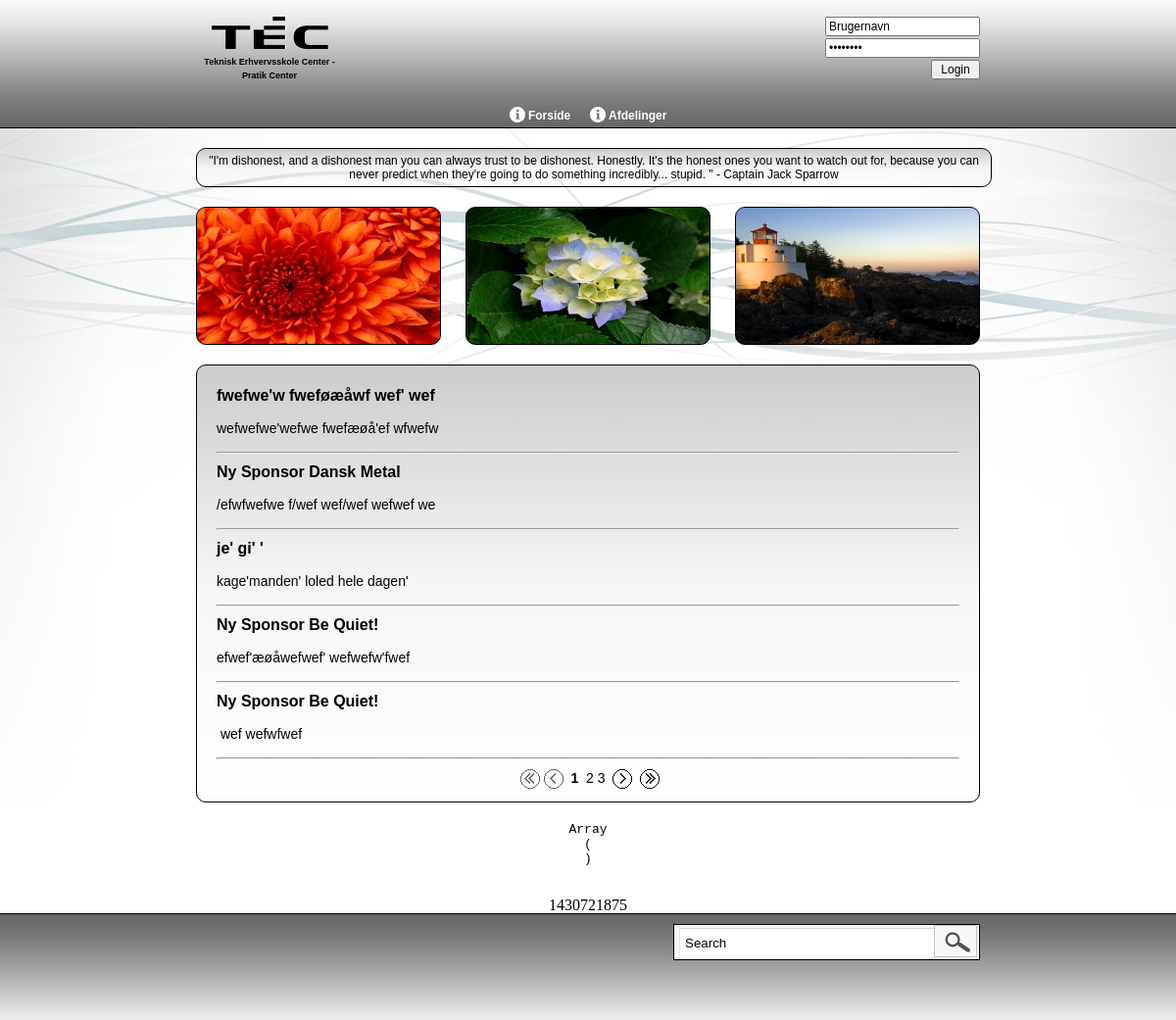
/Site/index.php, run on the app's committed database.
### tables this page shows
CREATE TABLE IF NOT EXISTS `main_menu_cat` (
  `id` int(11) NOT NULL,
  `menu_cat_name` varchar(255) NOT NULL,
  `sort_nr` int(11) NOT NULL,
  `icon` text
);

CREATE TABLE IF NOT EXISTS `quotes` (
  `id` int(11) NOT NULL,
  `quote` varchar(255) NOT NULL,
  `date` int(2) NOT NULL
);

CREATE TABLE IF NOT EXISTS `images` (
  `image_id` int(11) NOT NULL,
  `image_navn` varchar(255) NOT NULL,
  `image_small` text NOT NULL,
  `image_big` text NOT NULL,
  `image_date` int(11) NOT NULL,
  `fk_album_id` int(11) NOT NULL
);

CREATE TABLE IF NOT EXISTS `news` (
  `id` int(11) NOT NULL,
  `titel` varchar(255) NOT NULL,
  `txt` text NOT NULL,
  `date` int(11) NOT NULL
);

### Site/include/navbox.php (the view, shortened to what this page needs)
<nav>
    <ul>
        <?php
            $nav_sql="SELECT * FROM main_menu_cat" ;
            $nav_result= mysqli_query($db_conn, $nav_sql) or die (mysqli_error($db_conn));
            while ($nav_row= mysqli_fetch_assoc($nav_result))
            {
                $nav_cat_id=$nav_row['id'];
                if($nav_row['icon']==NULL)
                {
                    $nav_image='<img src="img/icons/003w.png" />';
                }
                else
                {
                    $nav_image="<img src='".$nav_row['icon']."' />";
                } ?>
                <li>
                    <?php echo $nav_image.' '; echo $nav_row['menu_cat_name']; ?>
                    <?php
                    $sub_nav_sql = "select * from main_menu_subcat Where fk_menu_cat_id = '$nav_cat_id'";
                    $sub_nav_resut = mysqli_query($db_conn, $sub_nav_sql) or die (mysql_error());
                    while($page_row = mysqli_fetch_assoc($sub_nav_resut))
                    {
                        $sub_cat_id=$page_row['id'];
                        if($page_row['icon']==NULL)
                        {
                            $nav_image='<img src="img/icons/003w.png" />';
                        }
                        else
                        {
                            $nav_image="<img src='".$page_row['icon']."' />";
                        } ?>
                                <?php
                                $sub_nav_sql = "select * from main_menu_subsubcat Where fk_menu_subcat_id = '$sub_cat_id'";
                                $sub_nav_resut = mysqli_query($db_conn, $sub_nav_sql) or die (mysql_error());
                                {?>
                        <?php   }
                    }?>
                </li>
<?php       }?>
    </ul>
</nav>

### Site/include/random_quote.php (shortened to what this page needs)
<div style="max-width:790px;">
<?php
	$month_day = date('j');
	$sql = "SELECT * FROM quotes WHERE date != '0'";
		$result = mysqli_query($db_conn,$sql) or die (mysqli_error($db_conn));
		$row = mysqli_fetch_assoc($result);
		$rows = mysqli_num_rows($result);
		$quote_date = $row['date'];
	if ($rows == '0')
	{
		$sql = "SELECT * FROM quotes ORDER BY RAND() LIMIT 1";
			$result = mysqli_query($db_conn,$sql) or die (mysqli_error($db_conn));
			$row = mysqli_fetch_assoc($result);
			$quote_id = $row['id'];
		echo $row['quote'];
		$sql = "UPDATE quotes SET date = '$month_day' WHERE id = '$quote_id'";
			mysqli_query($db_conn,$sql) or die (mysqli_error($db_conn));
	}
	else
	if ($quote_date == $month_day)
	{
		echo $row['quote'];
	}
?>
</div>

### Site/include/tre_random_pics.php (shortened to what this page needs)
      <?php
      	$counter_2 = 0;
	$random_image_sql = "SELECT * FROM images ORDER BY RAND() LIMIT 3";
	$random_image_result = mysqli_query($db_conn,$random_image_sql) or die (mysqli_error($db_conn));
	while ($random_image_row = mysqli_fetch_assoc($random_image_result))
	{
		if($counter_2 == 0)
		{
			$box_id = 'smalltextboxleft';
		}
		else if($counter_2 == 1)
		{
			$box_id = 'smalltextboxmid';
		}
		else if($counter_2 == 2)
		{
			$box_id = 'smalltextboxright';
		}
		?>
          <div style=" background:url(<?php echo $random_image_row['image_small']; ?>)" id="<?php echo $box_id; ?>"></div>
          <?php
	$counter_2 ++;
	}
?>

### Site/include/news.php
<?php
	$news_sql = "SELECT * FROM news";
	$news_result = mysqli_query($db_conn, $news_sql) or die (mysqli_error($db_conn));
	$total_records = mysqli_num_rows($news_result);
	$scroll_page = 10;
	$per_page = 5;
	if(isset($_GET['npage']))
	{
		$current_page = strip_tags($_GET['npage']);
	}
	else
	{
		$current_page = 1;
	}
	$pager_url = "index.php?page=$page&npage=";
	$inactive_page_tag = 'id="current_page"';
	$previous_page_text = '&nbsp;<img style="vertical-align:bottom;" src="img/a2-prev.png" />&nbsp;';
	$next_page_text = '<img src="img/a3-next.png" style="vertical-align:bottom;" />&nbsp; ';
	$first_page_text = '<img src="img/a1-first.png" style="vertical-align:bottom;" />';
	$last_page_text = '<img src="img/a4-last.png" style="vertical-align:bottom;" />';
	$pager_url_last = ' ';
	$kgPagerOBJ = new kgPager();
	$kgPagerOBJ -> pager_set($pager_url , $total_records , $scroll_page , $per_page , $current_page , $inactive_page_tag , $previous_page_text , $next_page_text , $first_page_text , $last_page_text , $pager_url_last);
	$albums_result = mysqli_query($db_conn,$news_sql." ORDER BY id DESC LIMIT ".$kgPagerOBJ -> start.", ".$kgPagerOBJ -> per_page."");
	while ($news_row = mysqli_fetch_assoc($albums_result))
	{
?>
    <div class="drop_shadow" id="news_text">
		<?php echo '<h2>'.$news_row['titel'].' </h2>'; ?>
		<?php echo '<p>'.$news_row['txt'].'</p>'; ?>
        <hr/>
    </div>
    <?php }
	echo '<center><div style="clear:both; height:15px; width:700px;">';
      if($current_page > 1)
	  {
		  echo '<p style="display:inline; ">'.$kgPagerOBJ -> first_page.'</p>' ;
		  echo '<p style="display:inline; ">'.$kgPagerOBJ -> previous_page.'</p>' ;
	  }
	  else
	  {
		  echo '<p style="display:inline;">&nbsp;<img style="vertical-align:bottom;" src="img/d1-first.png" />&nbsp;</p>';
		  echo '<p style="display:inline;"><img src="img/d2-prev.png" style="vertical-align:bottom;" />&nbsp;</p>';
	  }
	  echo '<p style="display:inline; line-height: 22px; ">'.$kgPagerOBJ -> page_links.'</p>' ;
	  if($current_page >= $kgPagerOBJ -> total_pages)
	  {
		  echo '<p style="display:inline;">&nbsp;<img src="img/d3-next.png" style="vertical-align:bottom;" />&nbsp;</p>';
		  echo '<p style="display:inline;"><img src="img/d4-last.png" style="vertical-align:bottom;" />&nbsp;</p>';
	  }
	  else
	  {
		  echo '<p style="display:inline;">'.$kgPagerOBJ -> next_page.'</p>' ;
		  echo '<p style="display:inline;">'.$kgPagerOBJ -> last_page.'</p>' ;
	  }
      echo '</div></center>';
	 ?>

### Site/style.css (style rules this page uses)
html, body { background: #fff url(img/bg.png) center top repeat-x; height: 100%; position: relative; margin: 0; padding: 0 }
#smalltextboxleft { height: auto; min-height: 139px; width: 248px; border-radius: 10px; border: 1px solid #000; float: left }
#smalltextboxmid { height: auto; min-height: 139px; width: 248px; border-radius: 10px; border: 1px solid #000; float: left; margin-left: 25px; }
#smalltextboxright { height: auto; min-height: 139px; width: 248px; border-radius: 10px; border: 1px solid #000; float: right; }
img { max-width: 100%; height: auto; width: auto\9; }
h2 { font-family: Verdana, Geneva, sans-serif; font-size: 16px; margin-top: 0px; margin-right: 0px; margin-bottom: 5px; margin-left: 0px; line-height: 21px; text-decoration: none }
p { font-family: Verdana, Geneva, sans-serif; font-size: 14px; line-height: 19px; text-decoration: none }
html { overflow-y: scroll }

### Site/css/nav-style.css (style rules this page uses)
nav { font-family: Verdana, Geneva, sans-serif; font-size: 12px; line-height: normal; margin: 0px; padding: 0px; white-space: nowrap; text-align: center; font-weight: bold; text-shadow: 1px 1px #666; clear: both; float: left; width: 800px; margin-top: 3px; }
nav ul { margin: 0px; padding: 0px; border: 0px; list-style: none; position: relative; display: inline-table; }
nav ul li { color: #fff; }
nav ul img { width: 16px; height: 16px; vertical-align: text-bottom; }
nav ul:after { content: ""; clear: both; display: block; }
nav ul li { float: left; }
nav ul li { padding: 5px 10px; }

### data on the page
main_menu_cat: menu_cat_name "Forside"
main_menu_cat: menu_cat_name "Afdelinger"
quotes: quote "\"I'm dishonest, and a dishonest man you can always trust to be dishonest. Honestly. It's the honest ones you want to watch out for, because you can never predict when they're going to do something incredibly... stupid. \" - Captain Jack Sparrow"
images: image_small (picture)
images: image_small (picture)
images: image_small (picture)
news: titel "fwefwe'w fweføæåwf wef' wef", txt "wefwefwe'wefwe fwefæøå'ef wfwefw"
news: titel "Ny Sponsor Dansk Metal", txt "/efwfwefwe f/wef wef/wef wefwef we"
news: titel "je' gi' '", txt "kage'manden' loled hele dagen'"
news: titel "Ny Sponsor Be Quiet!", txt "efwef'æøåwefwef' wefwefw'fwef"
news: titel "Ny Sponsor Be Quiet!", txt "wef wefwfwef"
